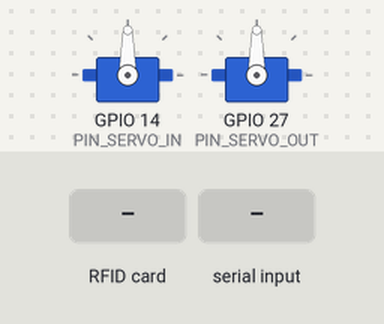
Bench run of a sketch on a simulated ESP32. Parts: 2 × servo. Wiring (inferred from the names in the program): 2 × IR receiver: data GPIO 13 / data GPIO 15. The test bench sets the inputs (shaded band). What the sketch prints to the serial monitor is not drawn.

Above: at 1.3 s.
1.4 s: RFID card 5E 7A 19 C4 held to the reader
At 2.3 s:
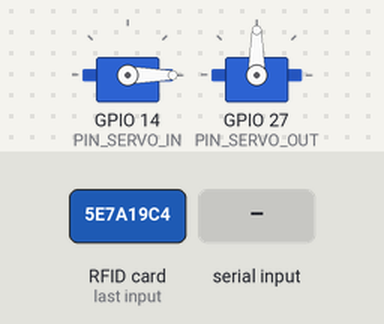
2.9 s: "OPEN_OUT\n" received over Serial
At 4.8 s:
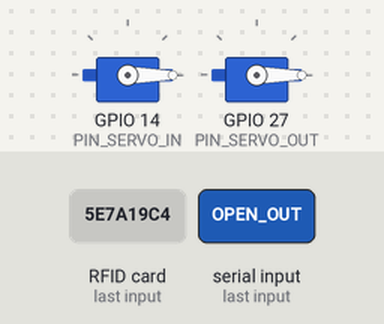
Timing chart, 0 to 6.3 s (numbered marks = the images above; inputs shaded):
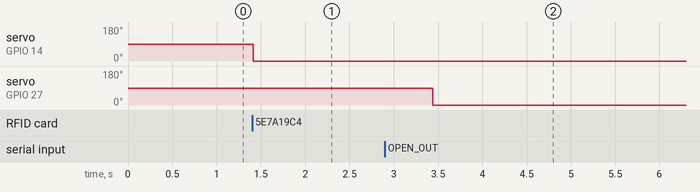

The sketch:

baiguixe.ino
```cpp
#include <SPI.h>
#include <MFRC522.h>
#include <ESP32Servo.h>

// Định nghĩa chân cho module RFID
#define SS_PIN_1 5   // Chân SS cho module RFID 1 (xe vào)
#define RST_PIN_1 22 // Chân RST cho module RFID 1
#define SS_PIN_2 4   // Chân SS cho module RFID 2 (xe ra)
#define RST_PIN_2 21 // Chân RST cho module RFID 2

// Định nghĩa chân cho cảm biến hồng ngoại
#define PIN_IR_IN 15  // Cảm biến hồng ngoại xe vào
#define PIN_IR_OUT 13 // Cảm biến hồng ngoại xe ra

// Định nghĩa chân cho servo
#define PIN_SERVO_IN 14  // Servo xe vào
#define PIN_SERVO_OUT 27 // Servo xe ra

#define RX2 16  // GPIO16 - Nhận dữ liệu từ Arduino

// Khởi tạo module RFID
MFRC522 rfid_in(SS_PIN_1, RST_PIN_1);  // RFID cho xe vào
MFRC522 rfid_out(SS_PIN_2, RST_PIN_2); // RFID cho xe ra

// Khởi tạo servo
Servo servo_in;  // Servo xe vào
Servo servo_out; // Servo xe ra

void setup() {
  Serial.begin(115200); // Đặt tốc độ baud
  Serial2.begin(9600);  // Nhận dữ liệu từ Arduino (TX2: GPIO17, RX2: GPIO16)
  SPI.begin();          // Khởi tạo giao tiếp SPI

  // Khởi tạo module RFID
  rfid_in.PCD_Init();
  rfid_out.PCD_Init();

  // Khởi tạo cảm biến hồng ngoại
  pinMode(PIN_IR_IN, INPUT);
  pinMode(PIN_IR_OUT, INPUT);

  // Khởi tạo servo
  servo_in.attach(PIN_SERVO_IN);
  servo_out.attach(PIN_SERVO_OUT);

  // Đặt trạng thái ban đầu của servo
  servo_in.write(90);  // Đóng servo xe vào
  servo_out.write(90); // Đóng servo xe ra

  Serial.println("READY"); // Thông báo sẵn sàng
}

void loop() {
  // Nhận dữ liệu từ Arduino qua Serial2
  if (Serial2.available() > 0) {
    String data = Serial2.readStringUntil('\n');
    data.trim();
    // Xử lý lệnh mở servo_out
    if (data == "OPEN_OUT") {
      Serial.println("Mở servo xe ra do cháy.");
      servo_out.write(0); // Mở servo ra
      Serial.println("SERVO_OUT_OPEN");
    }
    // Xử lý lệnh đóng servo_out
    else if (data == "CLOSE_OUT") {
      Serial.println("Đóng servo xe ra từ Arduino.");
      servo_out.write(90); // Đóng servo ra
      Serial.println("SERVO_OUT_CLOSED");
    }
    // Phân tích dữ liệu
    int flameIndex = data.indexOf("FLAME:");
    int mq2Index = data.indexOf(",MQ2:");

    if (flameIndex != -1 && mq2Index != -1) {
      String flameStr = data.substring(flameIndex + 6, mq2Index);
      String mq2Str = data.substring(mq2Index + 5);

      int flameValue = flameStr.toInt();
      int mq2Value = mq2Str.toInt();

      // In dữ liệu nhận được để debug
      Serial.print("Flame: ");
      Serial.print(flameValue);
      Serial.print(", MQ2: ");
      Serial.println(mq2Value);
    }
  }

    // Đọc trạng thái cảm biến hồng ngoại
    bool ir_in_triggered = digitalRead(PIN_IR_IN);
    bool ir_out_triggered = digitalRead(PIN_IR_OUT);

    // Xử lý lệnh từ Serial
    if (Serial.available() > 0) {
        String command = Serial.readStringUntil('\n');
        command.trim(); // Xóa khoảng trắng

        if (command == "RESET") {
            Serial.println("Đang reset ESP32...");
            ESP.restart(); // Reset lại ESP32
        } else if (command == "OPEN_IN") {
            Serial.println("Mở servo xe vào.");
            servo_in.write(0); // Mở servo xe vào
            delay(200);        // Giữ trạng thái
            Serial.println("SERVO_IN_OPEN"); // Gửi trạng thái mở
        } else if (command == "OPEN_OUT") {
            Serial.println("Mở servo xe ra.");
            servo_out.write(0); // Mở servo xe ra
            delay(200);         // Giữ trạng thái
            Serial.println("SERVO_OUT_OPEN"); // Gửi trạng thái mở
        }
    }

    // Đóng servo khi cảm biến xe vào kích hoạt
    if (digitalRead(PIN_IR_IN) == LOW) {
        Serial.println("Cảm biến xe vào kích hoạt. Đóng servo.");
        servo_in.write(90); // Đóng servo
        delay(500);         // Tránh lặp liên tục
        Serial.println("SERVO_IN_CLOSED"); // Gửi trạng thái đóng
    }

    // Đóng servo khi cảm biến xe ra kích hoạt
    if (digitalRead(PIN_IR_OUT) == LOW) {
        Serial.println("Cảm biến xe ra kích hoạt. Đóng servo.");
        servo_out.write(90); // Đóng servo
        delay(500);          // Tránh lặp liên tục
        Serial.println("SERVO_OUT_CLOSED"); // Gửi trạng thái đóng
    }

    // Xử lý RFID cho xe vào
    if (rfid_in.PICC_IsNewCardPresent() && rfid_in.PICC_ReadCardSerial()) {
        String rfidTag = "";
        for (byte i = 0; i < rfid_in.uid.size; i++) {
            rfidTag += String(rfid_in.uid.uidByte[i], HEX);  // Lấy mã thẻ RFID
        }
        Serial.println("IN," + rfidTag); // Gửi tín hiệu qua Serial

        // Mở servo cho xe vào
        servo_in.write(0); // Giả sử 0 độ là mở
        delay(2000);       // Giữ cửa mở 2 giây
    }

    // Xử lý RFID cho xe ra
    if (rfid_out.PICC_IsNewCardPresent() && rfid_out.PICC_ReadCardSerial()) {
        String rfidTag = "";
        for (byte i = 0; i < rfid_out.uid.size; i++) {
            rfidTag += String(rfid_out.uid.uidByte[i], HEX);  // Lấy mã thẻ RFID
        }
        Serial.println("OUT," + rfidTag); // Gửi tín hiệu qua Serial

        // Mở servo cho xe ra
        servo_out.write(0); // Giả sử 0 độ là mở
        delay(2000);        // Giữ cửa mở 2 giây
    }
}
```

Measured:
- after the input at 1.4 s, servo on GPIO 14 (PIN_SERVO_IN): 90° → 0° at once
- after the input at 2.9 s, servo on GPIO 27 (PIN_SERVO_OUT): 90° → 0° after 0.54 s
